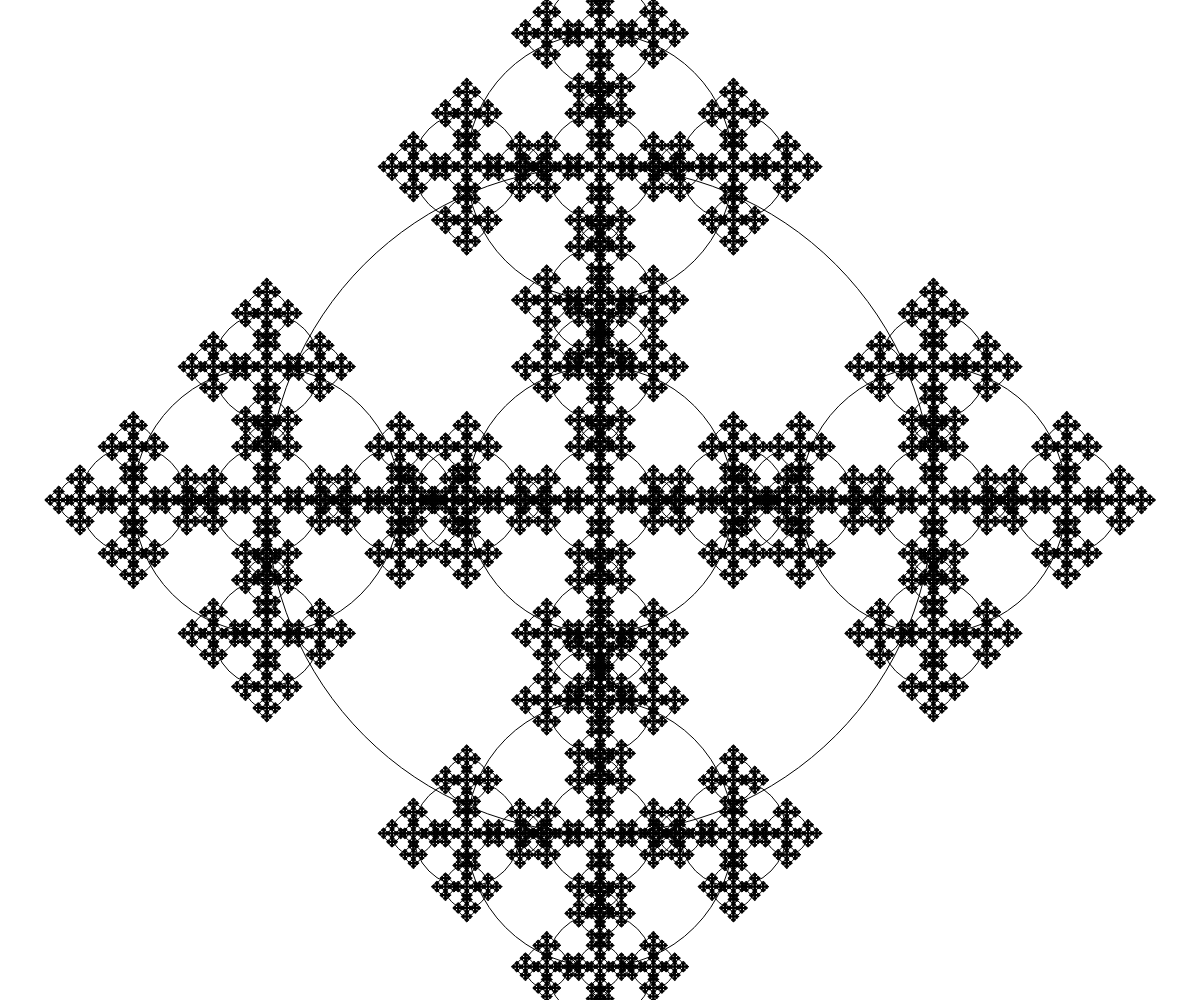
Frame 1 (no input)
Frame 60 (no input): identical to frame 1, image omitted
Frame 120 (the mouse pressed at the canvas centre since frame 60): identical to frame 1, image omitted

The p5.js sketch that drew this single still picture (run headless with seeded random() and noise() and a simulated clock; from frame 60 on, the mouse is pressed at the canvas centre):

// p5.js sketch
// ── sketch.js
// Recursion - Fractals
// Ethan Meachem
// 4/14/2025

function setup() {
  createCanvas(windowWidth, windowHeight);
  // reCircle(width/2,height/2, width);
  // cantor(width*0.1, height*0.1, width*0.8, 10);
  circleFractal(width/2, height/2, height/1.5);
}

function draw() {

}

function reCircle(x,y,d){
  circle(x,y,d);
  if(d >= 10){
    reCircle(x,y,d*0.9);
  }
}

function cantor(x, y, len, depth){
  if(depth > 1){
    line(x,y,x+len, y);
    y+= 20;
    cantor(x,y,len/3,depth - 1);
    cantor(x+len*2/3,y,len/3,depth-1);
  }
}

function circleFractal(x,y,d){
  noFill()
  if(d > 1){
    circle(x,y,d);

    circleFractal(x-d/2, y, d/2.5);
    circleFractal(x+d/2, y, d/2.5);
    circleFractal(x, y-d/2, d/2.5);
    circleFractal(x, y+d/2, d/2.5);
    circleFractal(x, y, d/2.5);
  }
}
